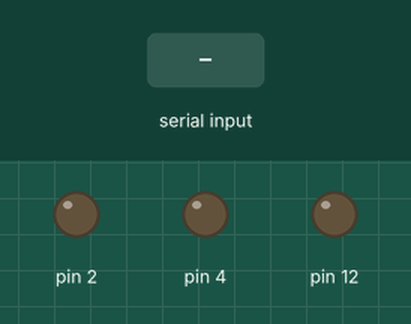
Recording of a sketch running on a simulated Arduino Uno, built with avr-gcc and run on an emulated ATmega328P. Parts: output pins drawn as LEDs (lit = HIGH). The inputs (shaded band) are chosen by the test bench.

Above: at 1.2 s.
1.3 s: "W1" received over Serial
At 2.8 s:
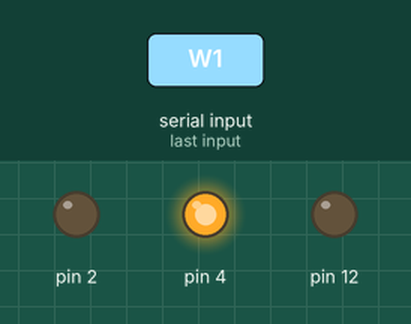
3.8 s: "H1" received over Serial
At 5.9 s:
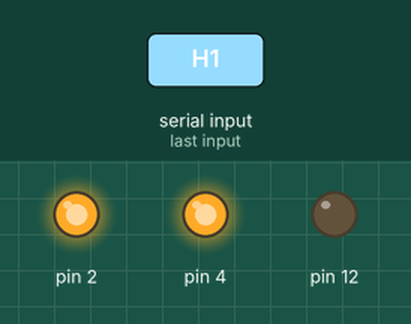
6.3 s: "W0" received over Serial
At 7.8 s:
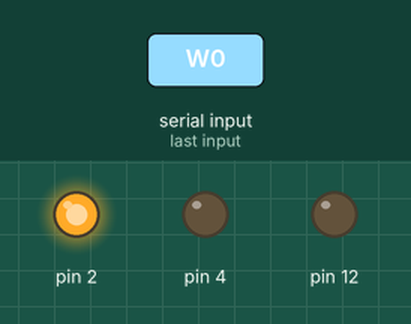
8.8 s: "H0" received over Serial
At 11.0 s:
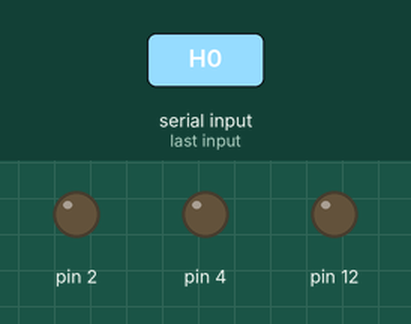
Timing chart, 0 to 12.3 s (numbered marks = the images above; inputs shaded):
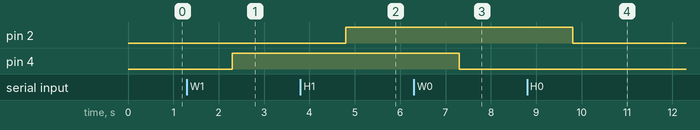

Measured:
- after the input at 1.3 s, pin 4: LOW → HIGH after 1.0 s
- after the input at 3.8 s, pin 2: LOW → HIGH after 1.0 s
- after the input at 6.3 s, pin 4: HIGH → LOW after 1.0 s
- after the input at 8.8 s, pin 2: HIGH → LOW after 1.0 s

The sketch:

main.ino
```cpp
/*
   1 : LED
   4 : water pump
   3 : DHT
   2 : heater
   A0 : soil moisture
   A1 : Light


*/

#include "DHT.h"

#define DHTPIN 3     // what digital pin we're connected to
#define DHTTYPE DHT11   // DHT 11


String command;
float h;
float t;
String soil;
String rad;
DHT dht(DHTPIN, DHTTYPE);


void setup() {


pinMode(1, OUTPUT);
pinMode(4, OUTPUT);
pinMode(12, OUTPUT);
pinMode(2, OUTPUT);

  dht.begin();
  Serial.begin(9600);
}

void loop() {

  if (Serial.available()) {
    command = Serial.readString();
    if (command == "W1") {
      digitalWrite(4, HIGH);
    }
    else if (command == "W0") {
      digitalWrite(4, LOW);
    }
    else if (command == "H1") {
      digitalWrite(2, HIGH);
    }
    else if (command == "H0") {
      digitalWrite(2, LOW);
    }
    else if (command == "L1") {
      digitalWrite(1, HIGH);
    }
    else if (command == "L0") {
      digitalWrite(1, LOW);
    }
    else if (command == "data") {
      delay(1000);
      h = dht.readHumidity();
      t = dht.readTemperature();

      if(analogRead(A0)<=999){
        soil="0"+String(analogRead(A0));
      }
      else{
        soil=String(analogRead(A0));
      }
      if(analogRead(A1)<=999){
        rad="0"+String(analogRead(A1));
      }else{
        rad=String(analogRead(A1));
      }
      Serial.println(String(dht.computeHeatIndex(t, h, false))+String(h)+soil+rad+";");
      Serial.flush();
    }
  }
}
```
